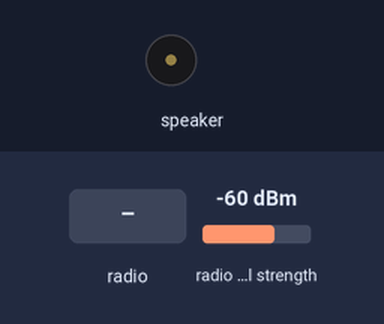
The program below on a simulated Calliope mini (MakeCode). Parts: buzzer (waves = sounding). Inputs (shaded band) come from the test bench; at power-on: radio signal strength -60 dBm.

Above: at 0.77 s.
1.3 s: radio message "1" arrives
At 1.55 s:
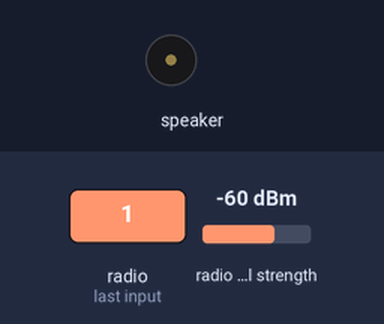
4.3 s: radio message "0" arrives
At 5.01 s:
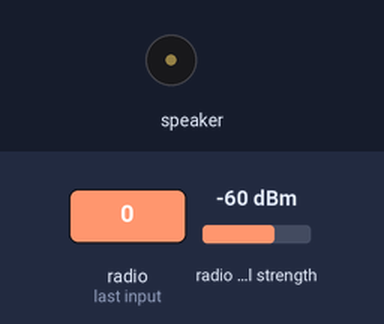
7.3 s: radio message "5" arrives
At 10.7 s:
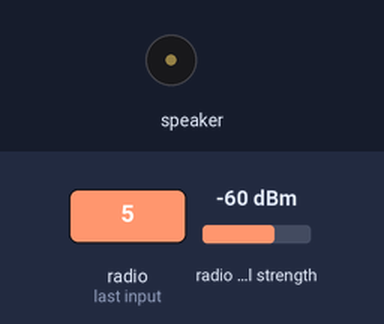
Timing chart, 0 to 12.2 s (numbered marks = the images above; inputs shaded):
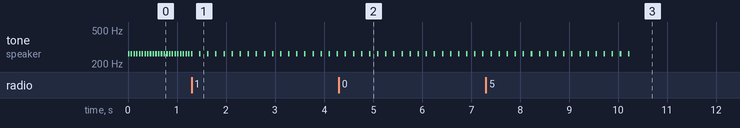

Measured:
- after the input at 1.3 s, tone on speaker: alternates 262 Hz for 0.03 s and silent for 0.13 s, starting after 0.15 s
- after the input at 4.3 s, tone on speaker: alternates 262 Hz for 0.03 s and silent for 0.13 s, starting after 0.13 s
- after the input at 7.3 s, tone on speaker: alternates 262 Hz for 0.03 s and silent for 0.13 s, 36 changes in all, then stays silent, starting after 0.10 s
- by itself, tone on speaker: alternates 262 Hz for 0.03 s and silent for 0.03 s

The program:

main.ts
```typescript
radio.onReceivedNumber(function (receivedNumber) {
    last = input.runningTime()
    rssi = radio.receivedPacket(RadioPacketProperty.SignalStrength)
})
let rssi = 0
let last = 0
radio.setGroup(1)
basic.forever(function () {
    if (last > input.runningTime() - 3000) {
        music.playTone(262, music.beat(BeatFraction.Sixteenth))
        basic.pause(Math.map(rssi, -150, -50, 1000, 10))
    }
})
```

test.ts
```typescript
// Hier kann man Tests durchführen; diese Datei wird nicht kompiliert, wenn dieses Paket als Erweiterung verwendet wird.
```
